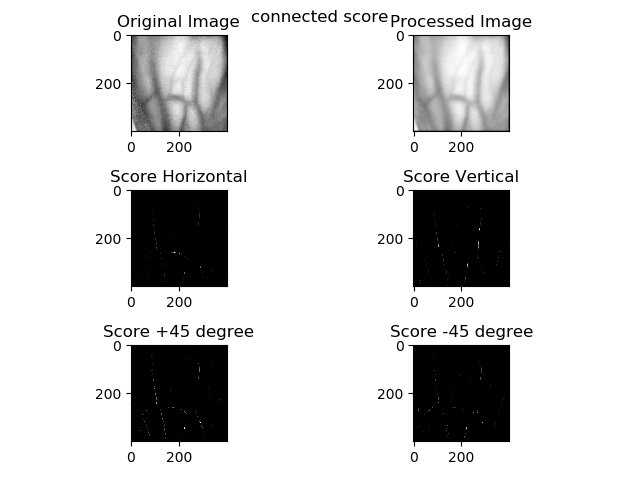
#> input picture process/PreProcessing_FeatureExtraction/connceted_score_in_all_direction.png, 640 x 480 px; its folder holds only this picture in this run
$ python -i extract_feature.py   (imports and definitions only)   (older library calls are emulated)
#> lines starting #> are read from the running program, lines starting #| are printed output that depends on the picture; after the words box and inside, x2 and y2 are one past the last pixel; in counts of white or black regions, pixels touching at a corner belong together
#> further down, picture is the input picture: shape (480, 640, 3); min 0, max 255, mean 214.8
import numpy as np
import PIL.Image
import cv2
from skimage import feature as ft
import time

from PreProcessing_FeatureExtraction.connect_center import connect_centres
from PreProcessing_FeatureExtraction.detect_vein_center_assign_score import compute_vein_score
from PreProcessing_FeatureExtraction.label import binaries
from PreProcessing_FeatureExtraction.normalize import normalize_data
from PreProcessing_FeatureExtraction.preprocessing import remove_hair
from PreProcessing_FeatureExtraction.profile_curvature import compute_curvature

"""
	In this method, the local maximum curvature is calculated in the cross-sectional
	profile of all four directions, then selecting the profile that has the maximum
	depth in the cross-sectional profile. And then to get the full pattern of nerves
	we add, The result of four directions.

	Miura et al. Proposed a three-step algorithm to solve the above problem.

	Step in Algorithms:

	Extraction of the center positions of veins.
	Connection of the center positions.
	Labeling of the image.
"""


# @wrl
# 尺寸归一化
# [8 lines left out: function size_normal, not called in this run]


# 计算质心
def cal_center(img1):
    img_origin = img1.view()
    # img_origin = img1
    img1 = np.where(img1 < 100, 0, img1)

    YCrCb = cv2.cvtColor(img1, cv2.COLOR_BGR2YCR_CB)  # 转换至YCrCb空间
#> YCrCb: shape (480, 640, 3); mean of channels 0, 1, 2 214.1, 128, 128
    (y, cr, cb) = cv2.split(YCrCb)  # 拆分出Y,Cr,Cb值
#> cr: shape (480, 640); every value is 128
    cr1 = cv2.GaussianBlur(cr, (5, 5), 0)
    _, skin = cv2.threshold(cr1, 0, 255, cv2.THRESH_BINARY)  # Ostu处理
#> skin: shape (480, 640); every value is 255
    img1 = cv2.bitwise_and(img1, img1, mask=skin)
    img1 = cv2.cvtColor(img1, cv2.COLOR_BGR2GRAY)
    dst = cv2.Laplacian(img1, cv2.CV_16S, ksize=3)
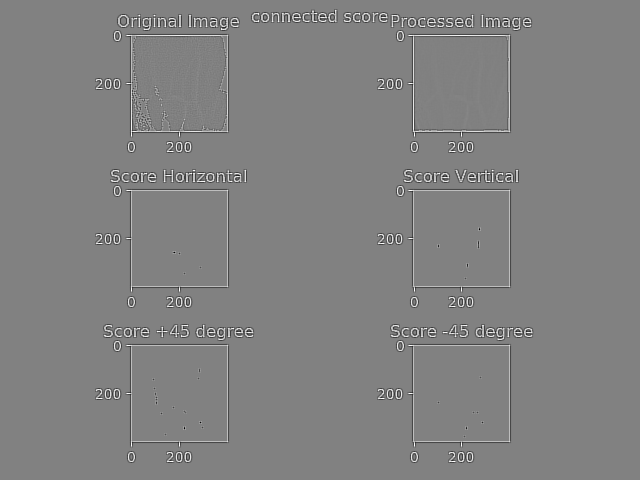
#> dst: shape (480, 640) int16; min -2040, max 1986, mean 0; drawn with min black and max white
    img1 = cv2.convertScaleAbs(dst)
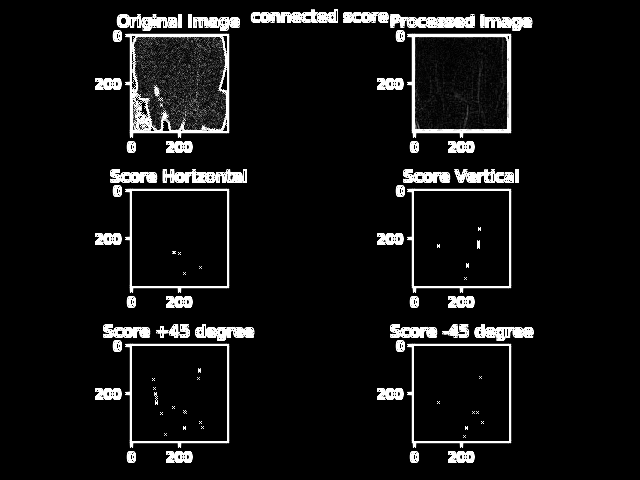
#> img1: shape (480, 640); min 0, max 255, mean 18.4
    h = cv2.findContours(img1, cv2.RETR_EXTERNAL, cv2.CHAIN_APPROX_NONE)  # 寻找轮廓
#> h = 48 contours; largest, box (x1, y1, x2, y2) and area: (407, 343, 512, 448) 10068, (407, 188, 512, 293) 10068, (407, 33, 512, 138) 10068, (125, 343, 230, 448) 10067, (125, 188, 230, 293) 10067
    contour = h[0]
#> contour has the same summary as h
    contour = sorted(contour, key=cv2.contourArea, reverse=True)  # 已轮廓区域面积进行排序

    temp = np.asarray(img_origin)
    for i in range(contour[0].shape[0]):
        index_i = contour[0][i][0][0]
        index_j = contour[0][i][0][1]
        if (index_i < temp.shape[0] and index_j < temp.shape[1]):
            # print(index_i,index_j)
            temp[index_j][index_i][0] = 255
            temp[index_j][index_i][1] = 255
            temp[index_j][index_i][2] = 255
#> this loop made 425 passes
#> (index_i, index_j) on passes 1 to 3: (407, 343), (407, 344), (407, 345)
    # im = PIL.Image.fromarray(temp)
    # im.show()

    # contour = sorted(contour, key=cv2.contourArea, reverse=True)  # 已轮廓区域面积进行排序

    x_center = 0
    y_center = 0
    n = len(contour[0])
#> n = 425
    min = contour[0][0][0][1]
#> min = 343
    for i in range(n):
        x_center += contour[0][i][0][0]
        x = contour[0][i][0][1]
        y_center += x
        if min > x:
            min = x
#> this loop made 425 passes
#> (x_center, x, y_center) on passes 1 to 3: (407, 343, 343), (814, 344, 687), (1221, 345, 1032)
#> after the loop, min = 343; x_center = 194929; y_center = 167351
    S = cv2.contourArea(contour[0])
#> S = 10067.5
    n0 = np.sqrt(S) / 2
#> n0 = 50.17
    x_center = x_center / n
#> x_center = 458.7
    y_center = min + n0
#> y_center = 393.2
    return x_center, y_center, n0, temp


# 截取手背区域
# [119 lines left out: functions cut_area, vein_pattern, GlobalThreshold, pretreatment, HOG_feature_extraction_from_image, HOG_feature_extraction_from_numpy, not called in this run]


# test

# pretreatment("..\\ImageRoot\\1_left_0.bmp","1_left_0","..\\temp")
"""
import cv2
import matplotlib.pyplot as plt


start = time.time()
image_path = '../ImageRoot/1L1.jpg'
#image = cv2.imread(image_path, 0)
image = cv2.imread(image_path)
x, y, n0 = cal_center(image)  #求质心，求面积
image = cut_area(image, x, y, n0)   #裁剪，返回Image
image = size_normal(image)  # 尺寸归一化 返回Image
image = cv2.cvtColor(np.array(image), cv2.COLOR_BGR2GRAY)
clahe = cv2.createCLAHE(clipLimit=2.0, tileGridSize=(8, 8))
image = clahe.apply(image)

processed_image = vein_pattern(image, 6, 8)

for i in range(processed_image.shape[0]):
    for j in range(processed_image.shape[1]):
        if(np.abs(processed_image[i][j])<1e-5):
            processed_image[i][j] = 255
        else:
            processed_image[i][j] = 0

#PIL.Image.fromarray(processed_image).convert('L').show()
end = time.time()
print(end-start)

plt.subplot(1,2,1)
plt.imshow(image, cmap='gray')
plt.title('Original Image')

plt.subplot(1,2,2)
plt.imshow(processed_image, cmap='gray')
plt.title('Processed Image')

plt.suptitle("Vein Pattern")
plt.tight_layout()
plt.savefig("../processed_img/7.jpg")
plt.show()
"""

>>> import cv2
>>> picture = cv2.imread('connceted_score_in_all_direction.png')
>>> result = cal_center(picture)

$ run again, on process/PreProcessing_FeatureExtraction/vein_pattern_extracted.png
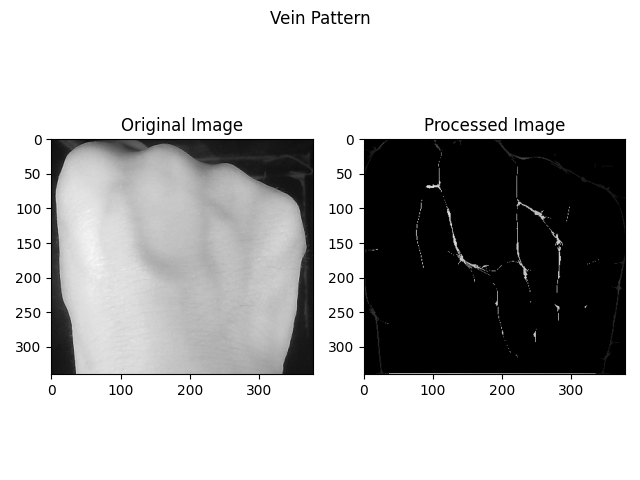
#> input picture process/PreProcessing_FeatureExtraction/vein_pattern_extracted.png, 640 x 480 px
#> picture is the input picture: shape (480, 640, 3); min 0, max 255, mean 183.1
#> YCrCb: shape (480, 640, 3); mean of channels 0, 1, 2 181.4, 128, 128
#> cr: shape (480, 640); every value is 128
#> skin: shape (480, 640); every value is 255
#> in cal_center, `dst = cv2.Laplacian(img1, cv2.CV_16S, ksize=3)`:
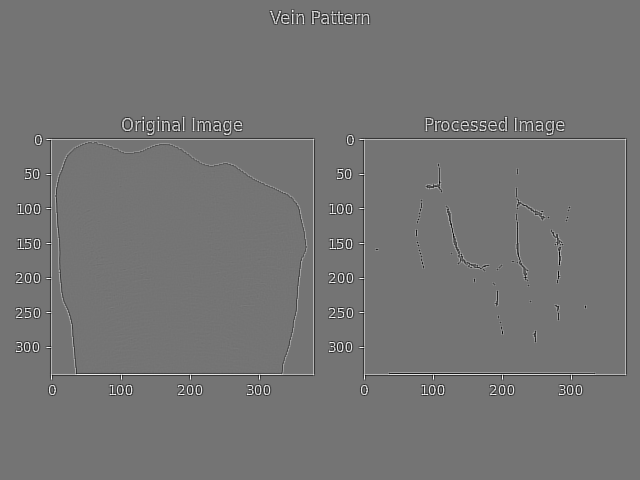
#> dst: shape (480, 640) int16; min -1688, max 1992, mean 0; drawn with min black and max white
#> in cal_center, `img1 = cv2.convertScaleAbs(dst)`:
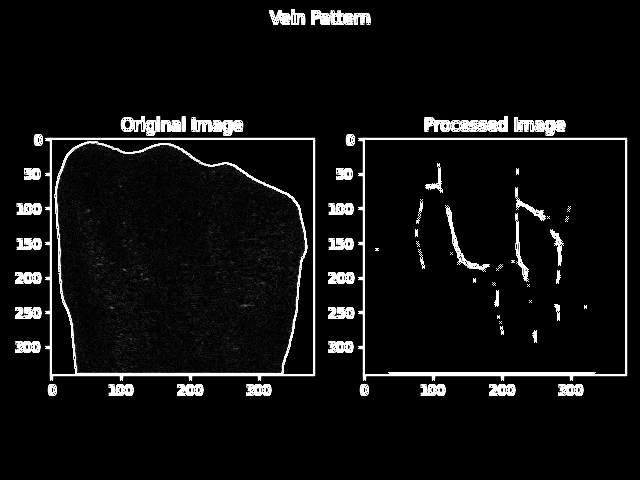
#> img1: shape (480, 640); min 0, max 255, mean 15.9
#> h = 30 contours; largest, box (x1, y1, x2, y2) and area: (45, 137, 316, 381) 63760, (358, 137, 628, 381) 63521, (424, 116, 508, 132) 891, (120, 116, 186, 136) 766, (311, 10, 371, 25) 634
#> contour has the same summary as h
#> the loop in cal_center, `for i in range(contour[0].shape[0]):` made 1078 passes
#> (index_i, index_j) on passes 1 to 3: (45, 137), (45, 138), (45, 139)
#> n = 1078
#> in cal_center, `min = contour[0][0][0][1]`: min = 137
#> the loop in cal_center, `for i in range(n):` made 1078 passes
#> (x_center, x, y_center) on passes 1 to 3: (45, 137, 137), (90, 138, 275), (135, 139, 414)
#> after the loop in cal_center, `for i in range(n):`: x_center = 189478; y_center = 278936
#> S = 63760
#> n0 = 126.3
#> in cal_center, `x_center = x_center / n`: x_center = 175.8
#> in cal_center, `y_center = min + n0`: y_center = 263.3
